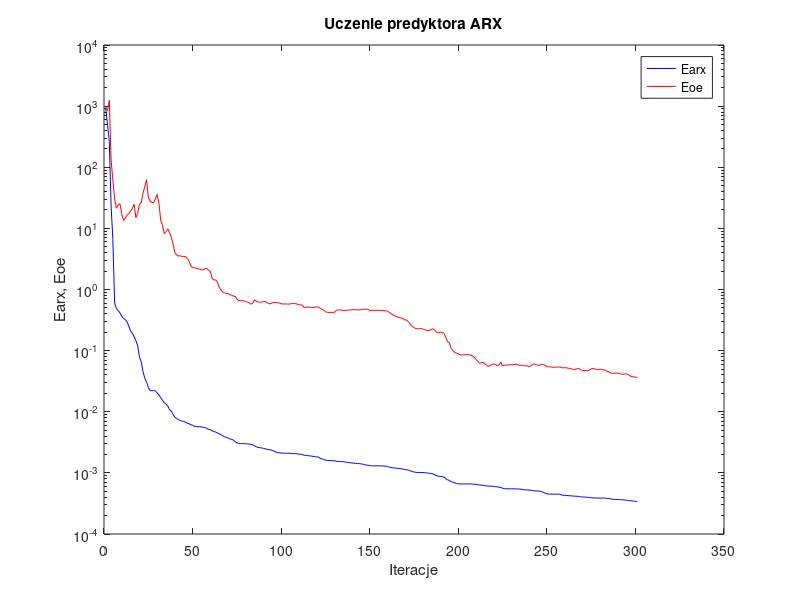
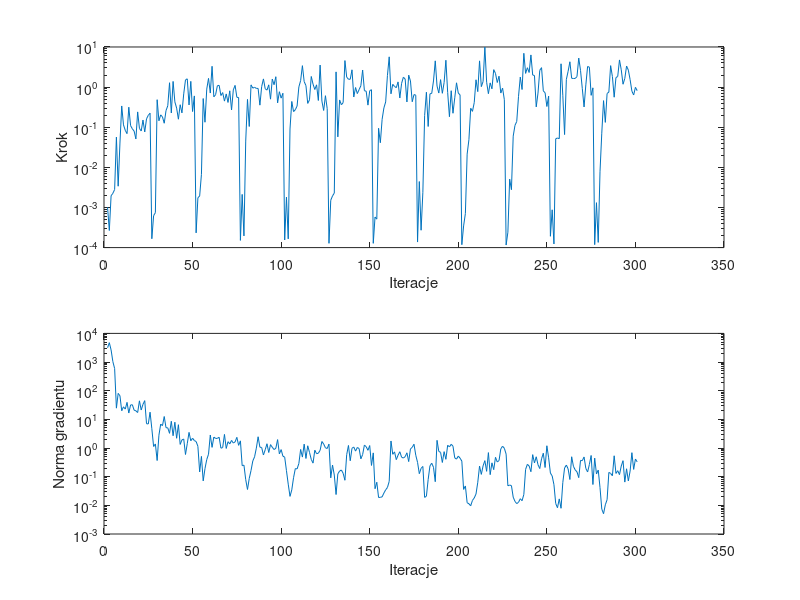

Here is the MATLAB script that generated these plots, in order:
%uczenie predyktora arx
clear all;
n=0; farx(n+1)=9.086442e+002; foe(n+1)=9.657084e+002; wspucz(n+1)=0.000000e+000; ng(n+1)=0.000000e+000;
%odnowa zmiennej metryki
n=1; farx(n+1)=4.849381e+002; foe(n+1)=8.464186e+002; krok(n+1)=1.010647e-003; ng(n+1)=3.151973e+003;
n=2; farx(n+1)=2.634368e+002; foe(n+1)=1.243846e+003; krok(n+1)=2.666638e-004; ng(n+1)=4.743731e+003;
n=3; farx(n+1)=2.332635e+001; foe(n+1)=1.314636e+002; krok(n+1)=1.956257e-003; ng(n+1)=2.647414e+003;
n=4; farx(n+1)=6.565215e+000; foe(n+1)=6.236440e+001; krok(n+1)=2.252591e-003; ng(n+1)=1.036137e+003;
n=5; farx(n+1)=5.978105e-001; foe(n+1)=3.005749e+001; krok(n+1)=2.804195e-003; ng(n+1)=5.929237e+002;
n=6; farx(n+1)=4.894450e-001; foe(n+1)=2.139284e+001; krok(n+1)=5.671128e-002; ng(n+1)=2.462422e+001;
n=7; farx(n+1)=4.520423e-001; foe(n+1)=2.445157e+001; krok(n+1)=3.388445e-003; ng(n+1)=8.075141e+001;
n=8; farx(n+1)=4.142902e-001; foe(n+1)=2.528448e+001; krok(n+1)=4.028924e-002; ng(n+1)=6.657980e+001;
n=9; farx(n+1)=3.625655e-001; foe(n+1)=1.739657e+001; krok(n+1)=3.390079e-001; ng(n+1)=1.999706e+001;
n=10; farx(n+1)=3.370082e-001; foe(n+1)=1.349346e+001; krok(n+1)=1.143175e-001; ng(n+1)=2.744711e+001;
n=11; farx(n+1)=3.210829e-001; foe(n+1)=1.471946e+001; krok(n+1)=8.373214e-002; ng(n+1)=2.283338e+001;
n=12; farx(n+1)=2.973897e-001; foe(n+1)=1.647884e+001; krok(n+1)=6.918375e-002; ng(n+1)=3.920826e+001;
n=13; farx(n+1)=2.508928e-001; foe(n+1)=1.737465e+001; krok(n+1)=3.155149e-001; ng(n+1)=1.664361e+001;
n=14; farx(n+1)=2.080434e-001; foe(n+1)=1.919491e+001; krok(n+1)=1.096649e-001; ng(n+1)=3.181777e+001;
n=15; farx(n+1)=1.927871e-001; foe(n+1)=2.101333e+001; krok(n+1)=9.137743e-002; ng(n+1)=3.237303e+001;
n=16; farx(n+1)=1.691172e-001; foe(n+1)=2.488913e+001; krok(n+1)=8.000730e-002; ng(n+1)=2.092920e+001;
n=17; farx(n+1)=1.459140e-001; foe(n+1)=1.499303e+001; krok(n+1)=5.104106e-002; ng(n+1)=1.993113e+001;
n=18; farx(n+1)=1.205558e-001; foe(n+1)=1.746107e+001; krok(n+1)=2.409855e-001; ng(n+1)=1.732205e+001;
n=19; farx(n+1)=7.922310e-002; foe(n+1)=2.514641e+001; krok(n+1)=9.363811e-002; ng(n+1)=4.434351e+001;
n=20; farx(n+1)=6.560681e-002; foe(n+1)=2.594484e+001; krok(n+1)=8.057849e-002; ng(n+1)=2.123611e+001;
n=21; farx(n+1)=4.566053e-002; foe(n+1)=3.768204e+001; krok(n+1)=1.509846e-001; ng(n+1)=3.343247e+001;
n=22; farx(n+1)=3.548137e-002; foe(n+1)=4.790511e+001; krok(n+1)=7.633913e-002; ng(n+1)=4.505013e+001;
n=23; farx(n+1)=3.098665e-002; foe(n+1)=6.270588e+001; krok(n+1)=1.619492e-001; ng(n+1)=7.070105e+000;
n=24; farx(n+1)=2.506161e-002; foe(n+1)=3.263733e+001; krok(n+1)=1.981558e-001; ng(n+1)=6.910251e+000;
n=25; farx(n+1)=2.223279e-002; foe(n+1)=2.781646e+001; krok(n+1)=2.239477e-001; ng(n+1)=1.780345e+001;
%odnowa zmiennej metryki
n=26; farx(n+1)=2.214718e-002; foe(n+1)=2.663636e+001; krok(n+1)=1.661929e-004; ng(n+1)=4.725525e+000;
n=27; farx(n+1)=2.212843e-002; foe(n+1)=2.636541e+001; krok(n+1)=6.250570e-004; ng(n+1)=1.131936e+000;
n=28; farx(n+1)=2.208185e-002; foe(n+1)=3.032462e+001; krok(n+1)=7.432430e-004; ng(n+1)=1.388705e+000;
n=29; farx(n+1)=2.025282e-002; foe(n+1)=3.596183e+001; krok(n+1)=4.854776e-001; ng(n+1)=3.661599e-001;
n=30; farx(n+1)=1.883462e-002; foe(n+1)=2.573830e+001; krok(n+1)=1.447238e-001; ng(n+1)=2.797307e+000;
n=31; farx(n+1)=1.702577e-002; foe(n+1)=1.370977e+001; krok(n+1)=2.032965e-001; ng(n+1)=6.838489e+000;
n=32; farx(n+1)=1.543562e-002; foe(n+1)=1.125765e+001; krok(n+1)=1.809649e-001; ng(n+1)=6.035267e+000;
n=33; farx(n+1)=1.407960e-002; foe(n+1)=8.208127e+000; krok(n+1)=1.257655e-001; ng(n+1)=1.258264e+001;
n=34; farx(n+1)=1.328721e-002; foe(n+1)=8.818831e+000; krok(n+1)=2.590696e-001; ng(n+1)=5.120685e+000;
n=35; farx(n+1)=1.244789e-002; foe(n+1)=9.863420e+000; krok(n+1)=3.428611e-001; ng(n+1)=5.064821e+000;
n=36; farx(n+1)=1.078453e-002; foe(n+1)=8.498052e+000; krok(n+1)=1.285695e+000; ng(n+1)=3.255252e+000;
n=37; farx(n+1)=1.027320e-002; foe(n+1)=7.183150e+000; krok(n+1)=2.268451e-001; ng(n+1)=8.588083e+000;
n=38; farx(n+1)=9.040517e-003; foe(n+1)=5.511494e+000; krok(n+1)=1.386016e+000; ng(n+1)=2.685194e+000;
n=39; farx(n+1)=8.139864e-003; foe(n+1)=4.022135e+000; krok(n+1)=4.288049e-001; ng(n+1)=7.959567e+000;
n=40; farx(n+1)=7.766730e-003; foe(n+1)=3.677078e+000; krok(n+1)=2.994846e-001; ng(n+1)=2.189954e+000;
n=41; farx(n+1)=7.424571e-003; foe(n+1)=3.512035e+000; krok(n+1)=1.584655e-001; ng(n+1)=6.517364e+000;
n=42; farx(n+1)=7.191021e-003; foe(n+1)=3.570960e+000; krok(n+1)=3.636509e-001; ng(n+1)=1.336630e+000;
n=43; farx(n+1)=7.040920e-003; foe(n+1)=3.482165e+000; krok(n+1)=2.278082e-001; ng(n+1)=1.922429e+000;
n=44; farx(n+1)=6.936227e-003; foe(n+1)=3.451656e+000; krok(n+1)=6.780158e-001; ng(n+1)=2.066375e+000;
n=45; farx(n+1)=6.756097e-003; foe(n+1)=3.482645e+000; krok(n+1)=1.512163e+000; ng(n+1)=5.944895e-001;
n=46; farx(n+1)=6.525700e-003; foe(n+1)=3.215013e+000; krok(n+1)=1.608038e+000; ng(n+1)=1.417666e+000;
n=47; farx(n+1)=6.373269e-003; foe(n+1)=2.940044e+000; krok(n+1)=3.589369e-001; ng(n+1)=3.518265e+000;
n=48; farx(n+1)=6.130136e-003; foe(n+1)=2.425099e+000; krok(n+1)=1.390988e+000; ng(n+1)=1.784080e+000;
n=49; farx(n+1)=6.032435e-003; foe(n+1)=2.294497e+000; krok(n+1)=2.461541e-001; ng(n+1)=2.203291e+000;
n=50; farx(n+1)=5.765791e-003; foe(n+1)=2.267010e+000; krok(n+1)=6.031845e-001; ng(n+1)=1.822137e+000;
%odnowa zmiennej metryki
n=51; farx(n+1)=5.745327e-003; foe(n+1)=2.245601e+000; krok(n+1)=2.329268e-004; ng(n+1)=1.687838e+000;
n=52; farx(n+1)=5.693019e-003; foe(n+1)=2.161492e+000; krok(n+1)=1.742611e-003; ng(n+1)=1.150014e+000;
n=53; farx(n+1)=5.692021e-003; foe(n+1)=2.165291e+000; krok(n+1)=1.935208e-003; ng(n+1)=1.466749e-001;
n=54; farx(n+1)=5.652146e-003; foe(n+1)=2.100467e+000; krok(n+1)=6.681129e-003; ng(n+1)=5.103359e-001;
n=55; farx(n+1)=5.569464e-003; foe(n+1)=2.085621e+000; krok(n+1)=5.189311e-001; ng(n+1)=7.133654e-002;
n=56; farx(n+1)=5.494502e-003; foe(n+1)=2.195251e+000; krok(n+1)=1.331896e-001; ng(n+1)=1.914049e-001;
n=57; farx(n+1)=5.352835e-003; foe(n+1)=2.199017e+000; krok(n+1)=8.922169e-001; ng(n+1)=3.963552e-001;
n=58; farx(n+1)=5.160538e-003; foe(n+1)=2.073401e+000; krok(n+1)=1.651241e+000; ng(n+1)=6.078485e-001;
n=59; farx(n+1)=5.089474e-003; foe(n+1)=1.991520e+000; krok(n+1)=7.113726e-001; ng(n+1)=2.845180e+000;
n=60; farx(n+1)=4.889751e-003; foe(n+1)=1.529823e+000; krok(n+1)=3.302482e+000; ng(n+1)=1.055481e+000;
n=61; farx(n+1)=4.765600e-003; foe(n+1)=1.428966e+000; krok(n+1)=5.727234e-001; ng(n+1)=2.409847e+000;
n=62; farx(n+1)=4.649644e-003; foe(n+1)=1.435777e+000; krok(n+1)=6.477968e-001; ng(n+1)=2.160732e+000;
n=63; farx(n+1)=4.506943e-003; foe(n+1)=1.335217e+000; krok(n+1)=1.084583e+000; ng(n+1)=2.171652e+000;
n=64; farx(n+1)=4.352821e-003; foe(n+1)=1.093126e+000; krok(n+1)=1.106940e+000; ng(n+1)=2.378093e+000;
n=65; farx(n+1)=4.211885e-003; foe(n+1)=9.862657e-001; krok(n+1)=6.167589e-001; ng(n+1)=9.869610e-001;
n=66; farx(n+1)=4.060733e-003; foe(n+1)=9.074804e-001; krok(n+1)=7.310195e-001; ng(n+1)=1.042498e+000;
n=67; farx(n+1)=3.912273e-003; foe(n+1)=8.830593e-001; krok(n+1)=4.478955e-001; ng(n+1)=2.990045e+000;
n=68; farx(n+1)=3.803481e-003; foe(n+1)=8.616501e-001; krok(n+1)=6.761661e-001; ng(n+1)=9.665333e-001;
n=69; farx(n+1)=3.720165e-003; foe(n+1)=8.625994e-001; krok(n+1)=4.147513e-001; ng(n+1)=1.665375e+000;
n=70; farx(n+1)=3.607240e-003; foe(n+1)=8.181195e-001; krok(n+1)=8.088973e-001; ng(n+1)=1.396335e+000;
n=71; farx(n+1)=3.529573e-003; foe(n+1)=8.080439e-001; krok(n+1)=2.688700e-001; ng(n+1)=1.840011e+000;
n=72; farx(n+1)=3.454674e-003; foe(n+1)=7.791427e-001; krok(n+1)=8.536620e-001; ng(n+1)=1.491252e+000;
n=73; farx(n+1)=3.239107e-003; foe(n+1)=7.746035e-001; krok(n+1)=1.104103e+000; ng(n+1)=1.639644e+000;
n=74; farx(n+1)=3.110526e-003; foe(n+1)=7.026685e-001; krok(n+1)=5.570755e-001; ng(n+1)=2.361461e+000;
n=75; farx(n+1)=3.021621e-003; foe(n+1)=6.566472e-001; krok(n+1)=5.491644e-001; ng(n+1)=1.240230e+000;
%odnowa zmiennej metryki
n=76; farx(n+1)=3.011126e-003; foe(n+1)=6.562852e-001; krok(n+1)=1.513017e-004; ng(n+1)=1.778808e+000;
n=77; farx(n+1)=3.008018e-003; foe(n+1)=6.560774e-001; krok(n+1)=2.117795e-003; ng(n+1)=2.424847e-001;
n=78; farx(n+1)=3.007597e-003; foe(n+1)=6.543892e-001; krok(n+1)=1.954789e-004; ng(n+1)=2.525239e-001;
n=79; farx(n+1)=2.998019e-003; foe(n+1)=6.368783e-001; krok(n+1)=4.517978e-002; ng(n+1)=7.893554e-002;
n=80; farx(n+1)=2.976858e-003; foe(n+1)=6.205711e-001; krok(n+1)=4.938403e-001; ng(n+1)=3.576139e-002;
n=81; farx(n+1)=2.961819e-003; foe(n+1)=6.083711e-001; krok(n+1)=1.044257e-001; ng(n+1)=8.747123e-002;
n=82; farx(n+1)=2.920802e-003; foe(n+1)=5.728456e-001; krok(n+1)=1.136651e+000; ng(n+1)=1.648831e-001;
n=83; farx(n+1)=2.869162e-003; foe(n+1)=6.057807e-001; krok(n+1)=9.429061e-001; ng(n+1)=3.539419e-001;
n=84; farx(n+1)=2.755733e-003; foe(n+1)=6.761638e-001; krok(n+1)=9.909022e-001; ng(n+1)=4.938405e-001;
n=85; farx(n+1)=2.680445e-003; foe(n+1)=6.501961e-001; krok(n+1)=9.282331e-001; ng(n+1)=9.945483e-001;
n=86; farx(n+1)=2.597796e-003; foe(n+1)=6.219507e-001; krok(n+1)=9.270274e-001; ng(n+1)=2.472288e+000;
n=87; farx(n+1)=2.583128e-003; foe(n+1)=6.212018e-001; krok(n+1)=3.550835e-001; ng(n+1)=1.068488e+000;
n=88; farx(n+1)=2.556043e-003; foe(n+1)=6.201247e-001; krok(n+1)=1.027715e+000; ng(n+1)=1.044573e+000;
n=89; farx(n+1)=2.516517e-003; foe(n+1)=6.413099e-001; krok(n+1)=1.601249e+000; ng(n+1)=5.709901e-001;
n=90; farx(n+1)=2.476642e-003; foe(n+1)=6.396420e-001; krok(n+1)=9.110982e-001; ng(n+1)=8.714201e-001;
n=91; farx(n+1)=2.435801e-003; foe(n+1)=6.079197e-001; krok(n+1)=8.426513e-001; ng(n+1)=1.410274e+000;
n=92; farx(n+1)=2.403218e-003; foe(n+1)=5.909170e-001; krok(n+1)=1.139125e+000; ng(n+1)=6.979752e-001;
n=93; farx(n+1)=2.380680e-003; foe(n+1)=5.804672e-001; krok(n+1)=5.005768e-001; ng(n+1)=1.314133e+000;
n=94; farx(n+1)=2.333929e-003; foe(n+1)=6.064956e-001; krok(n+1)=1.585506e+000; ng(n+1)=1.064006e+000;
n=95; farx(n+1)=2.274209e-003; foe(n+1)=6.142069e-001; krok(n+1)=1.146483e+000; ng(n+1)=8.842345e-001;
n=96; farx(n+1)=2.182421e-003; foe(n+1)=6.158308e-001; krok(n+1)=1.814761e+000; ng(n+1)=9.825411e-001;
n=97; farx(n+1)=2.146111e-003; foe(n+1)=6.096450e-001; krok(n+1)=4.044487e-001; ng(n+1)=1.967072e+000;
n=98; farx(n+1)=2.127279e-003; foe(n+1)=6.000437e-001; krok(n+1)=7.676757e-001; ng(n+1)=6.255371e-001;
n=99; farx(n+1)=2.109911e-003; foe(n+1)=5.821658e-001; krok(n+1)=5.312625e-001; ng(n+1)=8.807167e-001;
n=100; farx(n+1)=2.098284e-003; foe(n+1)=5.800722e-001; krok(n+1)=7.021280e-001; ng(n+1)=5.182099e-001;
%odnowa zmiennej metryki
n=101; farx(n+1)=2.097359e-003; foe(n+1)=5.802177e-001; krok(n+1)=1.547514e-004; ng(n+1)=4.809531e-001;
n=102; farx(n+1)=2.096030e-003; foe(n+1)=5.783936e-001; krok(n+1)=1.810600e-003; ng(n+1)=1.620882e-001;
n=103; farx(n+1)=2.096010e-003; foe(n+1)=5.783272e-001; krok(n+1)=1.650796e-004; ng(n+1)=5.478820e-002;
n=104; farx(n+1)=2.094712e-003; foe(n+1)=5.782091e-001; krok(n+1)=9.019770e-002; ng(n+1)=2.055900e-002;
n=105; farx(n+1)=2.080105e-003; foe(n+1)=5.912235e-001; krok(n+1)=4.385923e-001; ng(n+1)=3.464381e-002;
n=106; farx(n+1)=2.069901e-003; foe(n+1)=5.894931e-001; krok(n+1)=2.453695e-001; ng(n+1)=9.197278e-002;
n=107; farx(n+1)=2.067337e-003; foe(n+1)=5.881858e-001; krok(n+1)=2.726979e-001; ng(n+1)=1.916928e-001;
n=108; farx(n+1)=2.055844e-003; foe(n+1)=5.784829e-001; krok(n+1)=3.372291e-001; ng(n+1)=1.869593e-001;
n=109; farx(n+1)=2.031503e-003; foe(n+1)=5.596386e-001; krok(n+1)=1.009068e+000; ng(n+1)=2.885559e-001;
n=110; farx(n+1)=2.019992e-003; foe(n+1)=5.627357e-001; krok(n+1)=1.454604e+000; ng(n+1)=8.935003e-001;
n=111; farx(n+1)=1.993551e-003; foe(n+1)=5.531696e-001; krok(n+1)=3.423600e+000; ng(n+1)=4.833783e-001;
n=112; farx(n+1)=1.944760e-003; foe(n+1)=5.089244e-001; krok(n+1)=1.371445e+000; ng(n+1)=1.368789e+000;
n=113; farx(n+1)=1.923493e-003; foe(n+1)=5.128253e-001; krok(n+1)=1.090364e+000; ng(n+1)=4.317566e-001;
n=114; farx(n+1)=1.911745e-003; foe(n+1)=5.143754e-001; krok(n+1)=3.923690e-001; ng(n+1)=1.198171e+000;
n=115; farx(n+1)=1.905421e-003; foe(n+1)=5.155544e-001; krok(n+1)=4.819709e-001; ng(n+1)=7.078530e-001;
n=116; farx(n+1)=1.882451e-003; foe(n+1)=5.043714e-001; krok(n+1)=1.841069e+000; ng(n+1)=4.018172e-001;
n=117; farx(n+1)=1.862732e-003; foe(n+1)=5.113349e-001; krok(n+1)=1.185073e+000; ng(n+1)=2.972565e-001;
n=118; farx(n+1)=1.844676e-003; foe(n+1)=5.111042e-001; krok(n+1)=8.704303e-001; ng(n+1)=8.404663e-001;
n=119; farx(n+1)=1.824579e-003; foe(n+1)=5.172665e-001; krok(n+1)=1.139125e+000; ng(n+1)=6.327145e-001;
n=120; farx(n+1)=1.816702e-003; foe(n+1)=5.172165e-001; krok(n+1)=4.641165e-001; ng(n+1)=6.596292e-001;
n=121; farx(n+1)=1.734482e-003; foe(n+1)=4.968828e-001; krok(n+1)=3.543340e+000; ng(n+1)=8.333785e-001;
n=122; farx(n+1)=1.691896e-003; foe(n+1)=4.750423e-001; krok(n+1)=4.500546e-001; ng(n+1)=1.688261e+000;
n=123; farx(n+1)=1.656938e-003; foe(n+1)=4.611341e-001; krok(n+1)=2.617897e-001; ng(n+1)=1.381409e+000;
n=124; farx(n+1)=1.613766e-003; foe(n+1)=4.302007e-001; krok(n+1)=6.107131e-001; ng(n+1)=1.021545e+000;
n=125; farx(n+1)=1.595824e-003; foe(n+1)=4.241088e-001; krok(n+1)=2.902112e-001; ng(n+1)=9.623446e-001;
%odnowa zmiennej metryki
n=126; farx(n+1)=1.590390e-003; foe(n+1)=4.218222e-001; krok(n+1)=1.277305e-004; ng(n+1)=1.370560e+000;
n=127; farx(n+1)=1.590082e-003; foe(n+1)=4.217281e-001; krok(n+1)=1.513410e-003; ng(n+1)=9.090686e-002;
n=128; farx(n+1)=1.586275e-003; foe(n+1)=4.217301e-001; krok(n+1)=1.941821e-003; ng(n+1)=2.554134e-001;
n=129; farx(n+1)=1.585558e-003; foe(n+1)=4.217443e-001; krok(n+1)=2.282102e-003; ng(n+1)=1.140300e-001;
n=130; farx(n+1)=1.548811e-003; foe(n+1)=4.536097e-001; krok(n+1)=2.395877e+000; ng(n+1)=2.384433e-002;
n=131; farx(n+1)=1.541655e-003; foe(n+1)=4.626988e-001; krok(n+1)=5.753341e-002; ng(n+1)=1.258984e-001;
n=132; farx(n+1)=1.534526e-003; foe(n+1)=4.670827e-001; krok(n+1)=4.787134e-001; ng(n+1)=1.574078e-001;
n=133; farx(n+1)=1.530636e-003; foe(n+1)=4.598388e-001; krok(n+1)=3.636509e-001; ng(n+1)=1.709479e-001;
n=134; farx(n+1)=1.527089e-003; foe(n+1)=4.557676e-001; krok(n+1)=4.112198e-001; ng(n+1)=1.312060e-001;
n=135; farx(n+1)=1.509637e-003; foe(n+1)=4.534177e-001; krok(n+1)=4.585930e+000; ng(n+1)=7.503420e-002;
n=136; farx(n+1)=1.492249e-003; foe(n+1)=4.556331e-001; krok(n+1)=1.771745e+000; ng(n+1)=5.867524e-001;
n=137; farx(n+1)=1.476320e-003; foe(n+1)=4.591913e-001; krok(n+1)=1.569476e+000; ng(n+1)=1.229310e+000;
n=138; farx(n+1)=1.468377e-003; foe(n+1)=4.632937e-001; krok(n+1)=1.569476e+000; ng(n+1)=3.600940e-001;
n=139; farx(n+1)=1.452243e-003; foe(n+1)=4.671348e-001; krok(n+1)=2.697833e+000; ng(n+1)=9.831743e-001;
n=140; farx(n+1)=1.440222e-003; foe(n+1)=4.673039e-001; krok(n+1)=5.667570e-001; ng(n+1)=1.083736e+000;
n=141; farx(n+1)=1.428872e-003; foe(n+1)=4.668235e-001; krok(n+1)=9.761687e-001; ng(n+1)=7.804096e-001;
n=142; farx(n+1)=1.422655e-003; foe(n+1)=4.656928e-001; krok(n+1)=6.888628e-001; ng(n+1)=1.044518e+000;
n=143; farx(n+1)=1.416697e-003; foe(n+1)=4.621339e-001; krok(n+1)=8.649503e-001; ng(n+1)=9.623241e-001;
n=144; farx(n+1)=1.407707e-003; foe(n+1)=4.668357e-001; krok(n+1)=1.077887e+000; ng(n+1)=4.195030e-001;
n=145; farx(n+1)=1.386247e-003; foe(n+1)=4.760908e-001; krok(n+1)=2.666674e+000; ng(n+1)=5.917943e-001;
n=146; farx(n+1)=1.369920e-003; foe(n+1)=4.737244e-001; krok(n+1)=8.131859e-001; ng(n+1)=1.266421e+000;
n=147; farx(n+1)=1.342038e-003; foe(n+1)=4.758233e-001; krok(n+1)=7.927530e-001; ng(n+1)=1.111717e+000;
n=148; farx(n+1)=1.331632e-003; foe(n+1)=4.736195e-001; krok(n+1)=3.556863e-001; ng(n+1)=8.319901e-001;
n=149; farx(n+1)=1.314960e-003; foe(n+1)=4.538405e-001; krok(n+1)=8.127796e-001; ng(n+1)=1.220143e+000;
n=150; farx(n+1)=1.306071e-003; foe(n+1)=4.576349e-001; krok(n+1)=8.612093e-001; ng(n+1)=2.468853e-001;
%odnowa zmiennej metryki
n=151; farx(n+1)=1.304552e-003; foe(n+1)=4.566765e-001; krok(n+1)=1.277305e-004; ng(n+1)=6.768402e-001;
n=152; farx(n+1)=1.304530e-003; foe(n+1)=4.568049e-001; krok(n+1)=5.780047e-004; ng(n+1)=3.801822e-002;
n=153; farx(n+1)=1.304477e-003; foe(n+1)=4.571424e-001; krok(n+1)=5.126539e-004; ng(n+1)=6.399000e-002;
n=154; farx(n+1)=1.303513e-003; foe(n+1)=4.546050e-001; krok(n+1)=9.431389e-002; ng(n+1)=1.881456e-002;
n=155; farx(n+1)=1.302990e-003; foe(n+1)=4.551225e-001; krok(n+1)=4.111242e-002; ng(n+1)=1.900946e-002;
n=156; farx(n+1)=1.301254e-003; foe(n+1)=4.530016e-001; krok(n+1)=1.570717e-001; ng(n+1)=1.979153e-002;
n=157; farx(n+1)=1.293252e-003; foe(n+1)=4.505938e-001; krok(n+1)=3.025518e-001; ng(n+1)=2.678177e-002;
n=158; farx(n+1)=1.286304e-003; foe(n+1)=4.481610e-001; krok(n+1)=4.268310e-001; ng(n+1)=3.475961e-002;
n=159; farx(n+1)=1.279599e-003; foe(n+1)=4.461471e-001; krok(n+1)=1.941911e+000; ng(n+1)=4.189744e-002;
n=160; farx(n+1)=1.241285e-003; foe(n+1)=4.209865e-001; krok(n+1)=5.681335e+000; ng(n+1)=6.862434e-002;
n=161; farx(n+1)=1.223801e-003; foe(n+1)=4.054008e-001; krok(n+1)=6.809733e-001; ng(n+1)=1.761851e+000;
n=162; farx(n+1)=1.210940e-003; foe(n+1)=3.841967e-001; krok(n+1)=1.172469e+000; ng(n+1)=6.046564e-001;
n=163; farx(n+1)=1.201802e-003; foe(n+1)=3.717448e-001; krok(n+1)=1.040494e+000; ng(n+1)=7.343221e-001;
n=164; farx(n+1)=1.194213e-003; foe(n+1)=3.609976e-001; krok(n+1)=9.673187e-001; ng(n+1)=3.933248e-001;
n=165; farx(n+1)=1.184569e-003; foe(n+1)=3.529961e-001; krok(n+1)=1.348916e+000; ng(n+1)=5.626930e-001;
n=166; farx(n+1)=1.177740e-003; foe(n+1)=3.466138e-001; krok(n+1)=5.355876e-001; ng(n+1)=7.430276e-001;
n=167; farx(n+1)=1.165012e-003; foe(n+1)=3.406656e-001; krok(n+1)=1.241457e+000; ng(n+1)=4.776185e-001;
n=168; farx(n+1)=1.150056e-003; foe(n+1)=3.319587e-001; krok(n+1)=1.764637e+000; ng(n+1)=4.480464e-001;
n=169; farx(n+1)=1.132533e-003; foe(n+1)=3.159278e-001; krok(n+1)=1.594157e+000; ng(n+1)=4.991579e-001;
n=170; farx(n+1)=1.122751e-003; foe(n+1)=3.159642e-001; krok(n+1)=4.267990e-001; ng(n+1)=6.808968e-001;
n=171; farx(n+1)=1.102535e-003; foe(n+1)=2.905028e-001; krok(n+1)=1.986904e+000; ng(n+1)=3.364475e-001;
n=172; farx(n+1)=1.079805e-003; foe(n+1)=2.660545e-001; krok(n+1)=1.420334e+000; ng(n+1)=9.335006e-001;
n=173; farx(n+1)=1.054529e-003; foe(n+1)=2.484258e-001; krok(n+1)=4.317671e-001; ng(n+1)=1.060940e+000;
n=174; farx(n+1)=1.035730e-003; foe(n+1)=2.388820e-001; krok(n+1)=6.522451e-001; ng(n+1)=1.356135e+000;
n=175; farx(n+1)=1.017311e-003; foe(n+1)=2.288297e-001; krok(n+1)=6.277333e-001; ng(n+1)=5.595872e-001;
%odnowa zmiennej metryki
n=176; farx(n+1)=1.016943e-003; foe(n+1)=2.284772e-001; krok(n+1)=1.374956e-004; ng(n+1)=3.162472e-001;
n=177; farx(n+1)=1.014624e-003; foe(n+1)=2.297187e-001; krok(n+1)=4.427789e-003; ng(n+1)=1.271755e-001;
n=178; farx(n+1)=1.014305e-003; foe(n+1)=2.292139e-001; krok(n+1)=2.709151e-004; ng(n+1)=1.956971e-001;
n=179; farx(n+1)=1.011444e-003; foe(n+1)=2.251115e-001; krok(n+1)=2.386470e-003; ng(n+1)=2.277442e-001;
n=180; farx(n+1)=1.009422e-003; foe(n+1)=2.207843e-001; krok(n+1)=1.958039e-001; ng(n+1)=1.898046e-002;
n=181; farx(n+1)=1.001337e-003; foe(n+1)=2.147397e-001; krok(n+1)=7.461831e-001; ng(n+1)=2.086651e-002;
n=182; farx(n+1)=9.899288e-004; foe(n+1)=2.124891e-001; krok(n+1)=1.044009e-001; ng(n+1)=8.049905e-002;
n=183; farx(n+1)=9.807896e-004; foe(n+1)=2.167215e-001; krok(n+1)=6.809733e-001; ng(n+1)=2.386786e-001;
n=184; farx(n+1)=9.700761e-004; foe(n+1)=2.250052e-001; krok(n+1)=6.954939e-001; ng(n+1)=2.951278e-001;
n=185; farx(n+1)=9.577191e-004; foe(n+1)=2.266878e-001; krok(n+1)=1.422745e+000; ng(n+1)=2.132301e-001;
n=186; farx(n+1)=9.166333e-004; foe(n+1)=2.120697e-001; krok(n+1)=4.514247e+000; ng(n+1)=6.690048e-002;
n=187; farx(n+1)=8.928524e-004; foe(n+1)=1.959832e-001; krok(n+1)=1.062525e+000; ng(n+1)=1.856580e+000;
n=188; farx(n+1)=8.819515e-004; foe(n+1)=1.958231e-001; krok(n+1)=7.113726e-001; ng(n+1)=7.604506e-001;
n=189; farx(n+1)=8.729721e-004; foe(n+1)=2.006333e-001; krok(n+1)=1.535351e+000; ng(n+1)=7.083111e-001;
n=190; farx(n+1)=8.669881e-004; foe(n+1)=1.977984e-001; krok(n+1)=7.011953e-001; ng(n+1)=3.131638e-001;
n=191; farx(n+1)=8.562499e-004; foe(n+1)=1.910971e-001; krok(n+1)=1.304490e+000; ng(n+1)=7.478773e-001;
n=192; farx(n+1)=8.041343e-004; foe(n+1)=1.612387e-001; krok(n+1)=4.673190e+000; ng(n+1)=4.038524e-001;
n=193; farx(n+1)=7.666354e-004; foe(n+1)=1.394465e-001; krok(n+1)=7.382907e-001; ng(n+1)=1.249865e+000;
n=194; farx(n+1)=7.550737e-004; foe(n+1)=1.341548e-001; krok(n+1)=1.827549e-001; ng(n+1)=1.093311e+000;
n=195; farx(n+1)=7.128874e-004; foe(n+1)=1.079732e-001; krok(n+1)=8.127796e-001; ng(n+1)=1.350260e+000;
n=196; farx(n+1)=7.039030e-004; foe(n+1)=1.000643e-001; krok(n+1)=2.230542e-001; ng(n+1)=1.160680e+000;
n=197; farx(n+1)=6.864645e-004; foe(n+1)=9.323700e-002; krok(n+1)=5.403454e-001; ng(n+1)=4.535322e-001;
n=198; farx(n+1)=6.683128e-004; foe(n+1)=9.098018e-002; krok(n+1)=1.280117e+000; ng(n+1)=4.099925e-001;
n=199; farx(n+1)=6.624033e-004; foe(n+1)=8.873597e-002; krok(n+1)=7.101669e-001; ng(n+1)=5.240695e-001;
n=200; farx(n+1)=6.598691e-004; foe(n+1)=8.528087e-002; krok(n+1)=6.400584e-001; ng(n+1)=4.421349e-001;
%odnowa zmiennej metryki
n=201; farx(n+1)=6.595113e-004; foe(n+1)=8.518016e-002; krok(n+1)=1.180809e-004; ng(n+1)=3.497680e-001;
n=202; farx(n+1)=6.594987e-004; foe(n+1)=8.529234e-002; krok(n+1)=3.467612e-004; ng(n+1)=3.595024e-002;
n=203; farx(n+1)=6.594570e-004; foe(n+1)=8.573609e-002; krok(n+1)=7.059341e-004; ng(n+1)=4.751935e-002;
n=204; farx(n+1)=6.593503e-004; foe(n+1)=8.615897e-002; krok(n+1)=2.138537e-002; ng(n+1)=1.232060e-002;
n=205; farx(n+1)=6.591648e-004; foe(n+1)=8.583230e-002; krok(n+1)=4.904612e-002; ng(n+1)=1.138578e-002;
n=206; farx(n+1)=6.582820e-004; foe(n+1)=8.519258e-002; krok(n+1)=2.965759e-001; ng(n+1)=9.653726e-003;
n=207; farx(n+1)=6.567516e-004; foe(n+1)=8.126145e-002; krok(n+1)=2.485530e-001; ng(n+1)=1.487139e-002;
n=208; farx(n+1)=6.526706e-004; foe(n+1)=7.839653e-002; krok(n+1)=4.101489e-001; ng(n+1)=1.807983e-002;
n=209; farx(n+1)=6.475655e-004; foe(n+1)=7.176998e-002; krok(n+1)=1.522162e+000; ng(n+1)=2.481389e-002;
n=210; farx(n+1)=6.431151e-004; foe(n+1)=6.729131e-002; krok(n+1)=7.709580e-001; ng(n+1)=6.381695e-002;
n=211; farx(n+1)=6.325522e-004; foe(n+1)=6.229220e-002; krok(n+1)=4.508922e+000; ng(n+1)=2.345896e-001;
n=212; farx(n+1)=6.306930e-004; foe(n+1)=6.305924e-002; krok(n+1)=1.026961e+000; ng(n+1)=1.202816e-001;
n=213; farx(n+1)=6.292792e-004; foe(n+1)=6.436741e-002; krok(n+1)=1.380032e+000; ng(n+1)=2.391247e-001;
n=214; farx(n+1)=6.165564e-004; foe(n+1)=6.072186e-002; krok(n+1)=9.910093e+000; ng(n+1)=3.630916e-001;
n=215; farx(n+1)=6.121770e-004; foe(n+1)=5.770578e-002; krok(n+1)=1.322970e+000; ng(n+1)=1.537899e-001;
n=216; farx(n+1)=6.085539e-004; foe(n+1)=5.503553e-002; krok(n+1)=6.855549e-001; ng(n+1)=6.924976e-001;
n=217; farx(n+1)=6.058439e-004; foe(n+1)=5.730074e-002; krok(n+1)=1.274317e+000; ng(n+1)=1.177935e-001;
n=218; farx(n+1)=6.036456e-004; foe(n+1)=5.934172e-002; krok(n+1)=9.073805e-001; ng(n+1)=3.042082e-001;
n=219; farx(n+1)=6.007460e-004; foe(n+1)=6.071253e-002; krok(n+1)=2.723893e+000; ng(n+1)=1.759358e-001;
n=220; farx(n+1)=5.952493e-004; foe(n+1)=5.963748e-002; krok(n+1)=2.196657e+000; ng(n+1)=4.740877e-001;
n=221; farx(n+1)=5.913443e-004; foe(n+1)=5.648122e-002; krok(n+1)=1.302338e+000; ng(n+1)=3.264384e-001;
n=222; farx(n+1)=5.839569e-004; foe(n+1)=5.816387e-002; krok(n+1)=1.872544e+000; ng(n+1)=3.649963e-001;
n=223; farx(n+1)=5.750795e-004; foe(n+1)=6.515373e-002; krok(n+1)=7.101669e-001; ng(n+1)=9.363905e-001;
n=224; farx(n+1)=5.613309e-004; foe(n+1)=5.601829e-002; krok(n+1)=9.453922e-001; ng(n+1)=1.158582e+000;
n=225; farx(n+1)=5.507089e-004; foe(n+1)=5.821444e-002; krok(n+1)=4.836593e-001; ng(n+1)=9.801343e-001;
%odnowa zmiennej metryki
n=226; farx(n+1)=5.495708e-004; foe(n+1)=5.797798e-002; krok(n+1)=1.159103e-004; ng(n+1)=6.141756e-001;
n=227; farx(n+1)=5.495548e-004; foe(n+1)=5.803201e-002; krok(n+1)=2.419195e-004; ng(n+1)=4.805174e-002;
n=228; farx(n+1)=5.491965e-004; foe(n+1)=5.906081e-002; krok(n+1)=5.095665e-003; ng(n+1)=5.104634e-002;
n=229; farx(n+1)=5.490313e-004; foe(n+1)=5.864061e-002; krok(n+1)=2.774090e-003; ng(n+1)=4.881251e-002;
n=230; farx(n+1)=5.482728e-004; foe(n+1)=5.861252e-002; krok(n+1)=6.004768e-002; ng(n+1)=1.932122e-002;
n=231; farx(n+1)=5.475751e-004; foe(n+1)=5.958976e-002; krok(n+1)=1.111619e-001; ng(n+1)=1.370419e-002;
n=232; farx(n+1)=5.470449e-004; foe(n+1)=6.023858e-002; krok(n+1)=1.392689e-001; ng(n+1)=1.149620e-002;
n=233; farx(n+1)=5.444652e-004; foe(n+1)=5.800956e-002; krok(n+1)=5.872046e-001; ng(n+1)=1.275827e-002;
n=234; farx(n+1)=5.417978e-004; foe(n+1)=5.717086e-002; krok(n+1)=1.778590e+000; ng(n+1)=1.704318e-002;
n=235; farx(n+1)=5.387966e-004; foe(n+1)=5.811974e-002; krok(n+1)=8.707243e-001; ng(n+1)=1.451248e-002;
n=236; farx(n+1)=5.285167e-004; foe(n+1)=5.632676e-002; krok(n+1)=6.963442e+000; ng(n+1)=2.392811e-002;
n=237; farx(n+1)=5.276902e-004; foe(n+1)=5.657158e-002; krok(n+1)=2.196657e+000; ng(n+1)=1.803163e-001;
n=238; farx(n+1)=5.258319e-004; foe(n+1)=5.599229e-002; krok(n+1)=3.044323e+000; ng(n+1)=2.703223e-001;
n=239; farx(n+1)=5.240330e-004; foe(n+1)=5.395495e-002; krok(n+1)=2.314697e+000; ng(n+1)=2.357513e-001;
n=240; farx(n+1)=5.191037e-004; foe(n+1)=5.639160e-002; krok(n+1)=6.340986e+000; ng(n+1)=1.491384e-001;
n=241; farx(n+1)=5.134832e-004; foe(n+1)=6.013806e-002; krok(n+1)=2.000835e+000; ng(n+1)=5.879936e-001;
n=242; farx(n+1)=5.091037e-004; foe(n+1)=6.049492e-002; krok(n+1)=1.943698e+000; ng(n+1)=3.020524e-001;
n=243; farx(n+1)=5.074592e-004; foe(n+1)=5.915908e-002; krok(n+1)=3.214125e-001; ng(n+1)=4.951703e-001;
n=244; farx(n+1)=5.056456e-004; foe(n+1)=5.741332e-002; krok(n+1)=7.113726e-001; ng(n+1)=2.616506e-001;
n=245; farx(n+1)=5.025141e-004; foe(n+1)=5.779485e-002; krok(n+1)=2.621320e+000; ng(n+1)=1.921696e-001;
n=246; farx(n+1)=4.918713e-004; foe(n+1)=6.037681e-002; krok(n+1)=3.055209e+000; ng(n+1)=4.199514e-001;
n=247; farx(n+1)=4.793981e-004; foe(n+1)=5.918201e-002; krok(n+1)=8.040192e-001; ng(n+1)=6.595779e-001;
n=248; farx(n+1)=4.652150e-004; foe(n+1)=5.771815e-002; krok(n+1)=7.215816e-001; ng(n+1)=2.093235e-001;
n=249; farx(n+1)=4.548627e-004; foe(n+1)=5.467009e-002; krok(n+1)=3.287969e-001; ng(n+1)=1.199971e+000;
n=250; farx(n+1)=4.495106e-004; foe(n+1)=5.443005e-002; krok(n+1)=5.970321e-001; ng(n+1)=4.559895e-001;
%odnowa zmiennej metryki
n=251; farx(n+1)=4.494029e-004; foe(n+1)=5.436558e-002; krok(n+1)=1.915864e-004; ng(n+1)=1.338127e-001;
n=252; farx(n+1)=4.490670e-004; foe(n+1)=5.349376e-002; krok(n+1)=8.751134e-004; ng(n+1)=1.063071e-001;
n=253; farx(n+1)=4.490560e-004; foe(n+1)=5.346353e-002; krok(n+1)=1.231773e-004; ng(n+1)=5.255888e-002;
n=254; farx(n+1)=4.488163e-004; foe(n+1)=5.356519e-002; krok(n+1)=5.160128e-002; ng(n+1)=1.157251e-002;
n=255; farx(n+1)=4.486848e-004; foe(n+1)=5.390614e-002; krok(n+1)=5.387784e-002; ng(n+1)=8.249516e-003;
n=256; farx(n+1)=4.482363e-004; foe(n+1)=5.396806e-002; krok(n+1)=5.180633e-002; ng(n+1)=1.679436e-002;
n=257; farx(n+1)=4.399424e-004; foe(n+1)=5.363201e-002; krok(n+1)=3.810711e+000; ng(n+1)=7.901744e-003;
n=258; farx(n+1)=4.301413e-004; foe(n+1)=5.171094e-002; krok(n+1)=6.278005e-001; ng(n+1)=6.227666e-002;
n=259; farx(n+1)=4.280818e-004; foe(n+1)=5.292842e-002; krok(n+1)=6.563449e-002; ng(n+1)=2.006477e-001;
n=260; farx(n+1)=4.261862e-004; foe(n+1)=5.221840e-002; krok(n+1)=1.554381e+000; ng(n+1)=2.548438e-001;
n=261; farx(n+1)=4.244977e-004; foe(n+1)=5.179679e-002; krok(n+1)=2.478927e+000; ng(n+1)=1.870420e-001;
n=262; farx(n+1)=4.224423e-004; foe(n+1)=5.095003e-002; krok(n+1)=4.281757e+000; ng(n+1)=7.968211e-002;
n=263; farx(n+1)=4.198061e-004; foe(n+1)=5.006209e-002; krok(n+1)=1.659005e+000; ng(n+1)=4.957737e-001;
n=264; farx(n+1)=4.168688e-004; foe(n+1)=4.921962e-002; krok(n+1)=1.638836e+000; ng(n+1)=2.296821e-001;
n=265; farx(n+1)=4.157691e-004; foe(n+1)=4.920214e-002; krok(n+1)=1.645708e+000; ng(n+1)=1.722499e-001;
n=266; farx(n+1)=4.146875e-004; foe(n+1)=5.040940e-002; krok(n+1)=1.822466e+000; ng(n+1)=1.479632e-001;
n=267; farx(n+1)=4.115327e-004; foe(n+1)=5.148288e-002; krok(n+1)=5.291879e+000; ng(n+1)=9.259549e-002;
n=268; farx(n+1)=4.058944e-004; foe(n+1)=4.868625e-002; krok(n+1)=2.608981e+000; ng(n+1)=3.697900e-001;
n=269; farx(n+1)=4.033935e-004; foe(n+1)=4.777040e-002; krok(n+1)=9.282331e-001; ng(n+1)=3.619275e-001;
n=270; farx(n+1)=4.025382e-004; foe(n+1)=4.716862e-002; krok(n+1)=3.202323e-001; ng(n+1)=4.878405e-001;
n=271; farx(n+1)=4.013635e-004; foe(n+1)=4.735963e-002; krok(n+1)=1.136048e+000; ng(n+1)=1.943124e-001;
n=272; farx(n+1)=3.990464e-004; foe(n+1)=4.663610e-002; krok(n+1)=3.263842e+000; ng(n+1)=1.461484e-001;
n=273; farx(n+1)=3.949682e-004; foe(n+1)=4.811247e-002; krok(n+1)=3.138952e+000; ng(n+1)=2.663356e-001;
n=274; farx(n+1)=3.924855e-004; foe(n+1)=5.005522e-002; krok(n+1)=6.236064e-001; ng(n+1)=5.499358e-001;
n=275; farx(n+1)=3.892252e-004; foe(n+1)=5.099979e-002; krok(n+1)=9.595898e-001; ng(n+1)=5.329090e-002;
%odnowa zmiennej metryki
n=276; farx(n+1)=3.886599e-004; foe(n+1)=5.040066e-002; krok(n+1)=1.185230e-004; ng(n+1)=4.441333e-001;
n=277; farx(n+1)=3.879086e-004; foe(n+1)=4.912560e-002; krok(n+1)=1.317301e-003; ng(n+1)=1.242843e-001;
n=278; farx(n+1)=3.877902e-004; foe(n+1)=4.895176e-002; krok(n+1)=1.347782e-004; ng(n+1)=1.702734e-001;
n=279; farx(n+1)=3.874133e-004; foe(n+1)=4.947826e-002; krok(n+1)=7.760194e-003; ng(n+1)=4.176262e-002;
n=280; farx(n+1)=3.872862e-004; foe(n+1)=4.941344e-002; krok(n+1)=7.100847e-002; ng(n+1)=7.420007e-003;
n=281; farx(n+1)=3.868690e-004; foe(n+1)=4.856345e-002; krok(n+1)=4.602631e-001; ng(n+1)=5.106078e-003;
n=282; farx(n+1)=3.864632e-004; foe(n+1)=4.816133e-002; krok(n+1)=1.320338e-001; ng(n+1)=1.044534e-002;
n=283; farx(n+1)=3.814955e-004; foe(n+1)=4.603952e-002; krok(n+1)=6.930078e-001; ng(n+1)=1.572304e-002;
n=284; farx(n+1)=3.805470e-004; foe(n+1)=4.488042e-002; krok(n+1)=7.525275e-001; ng(n+1)=1.410197e-001;
n=285; farx(n+1)=3.755630e-004; foe(n+1)=4.295741e-002; krok(n+1)=3.430439e+000; ng(n+1)=1.298644e-001;
n=286; farx(n+1)=3.705471e-004; foe(n+1)=4.241549e-002; krok(n+1)=1.827122e+000; ng(n+1)=1.077958e-001;
n=287; farx(n+1)=3.688329e-004; foe(n+1)=4.248784e-002; krok(n+1)=5.600723e-001; ng(n+1)=5.364518e-001;
n=288; farx(n+1)=3.677027e-004; foe(n+1)=4.291708e-002; krok(n+1)=1.729901e+000; ng(n+1)=1.298418e-001;
n=289; farx(n+1)=3.671116e-004; foe(n+1)=4.287786e-002; krok(n+1)=1.841069e+000; ng(n+1)=1.619694e-001;
n=290; farx(n+1)=3.658393e-004; foe(n+1)=4.220993e-002; krok(n+1)=4.756252e+000; ng(n+1)=1.181737e-001;
n=291; farx(n+1)=3.633172e-004; foe(n+1)=4.121027e-002; krok(n+1)=2.697833e+000; ng(n+1)=2.360288e-001;
n=292; farx(n+1)=3.614341e-004; foe(n+1)=4.083477e-002; krok(n+1)=1.179292e+000; ng(n+1)=3.619027e-001;
n=293; farx(n+1)=3.599234e-004; foe(n+1)=4.186221e-002; krok(n+1)=1.644205e+000; ng(n+1)=6.474920e-002;
n=294; farx(n+1)=3.573450e-004; foe(n+1)=4.168906e-002; krok(n+1)=3.356527e+000; ng(n+1)=1.888908e-001;
n=295; farx(n+1)=3.536971e-004; foe(n+1)=4.049460e-002; krok(n+1)=2.648324e+000; ng(n+1)=7.113160e-002;
n=296; farx(n+1)=3.505947e-004; foe(n+1)=3.874262e-002; krok(n+1)=1.535939e+000; ng(n+1)=1.582085e-001;
n=297; farx(n+1)=3.474098e-004; foe(n+1)=3.729546e-002; krok(n+1)=7.926233e-001; ng(n+1)=6.884578e-001;
n=298; farx(n+1)=3.454570e-004; foe(n+1)=3.755308e-002; krok(n+1)=6.367965e-001; ng(n+1)=1.795488e-001;
n=299; farx(n+1)=3.416546e-004; foe(n+1)=3.633299e-002; krok(n+1)=9.861549e-001; ng(n+1)=4.135813e-001;
n=300; farx(n+1)=3.401834e-004; foe(n+1)=3.690226e-002; krok(n+1)=8.155462e-001; ng(n+1)=3.278809e-001;

figure; semilogy(farx,'b'); hold on; semilogy(foe,'r'); xlabel('Iteracje'); ylabel('Earx, Eoe'); legend('Earx','Eoe'); title('Uczenie predyktora ARX');
figure; subplot(2,1,1); semilogy(krok); xlabel('Iteracje'); ylabel('Krok');
subplot(2,1,2); semilogy(ng); xlabel('Iteracje'); ylabel('Norma gradientu');
Earx=farx(n+1)
Eoe=foe(n+1)
